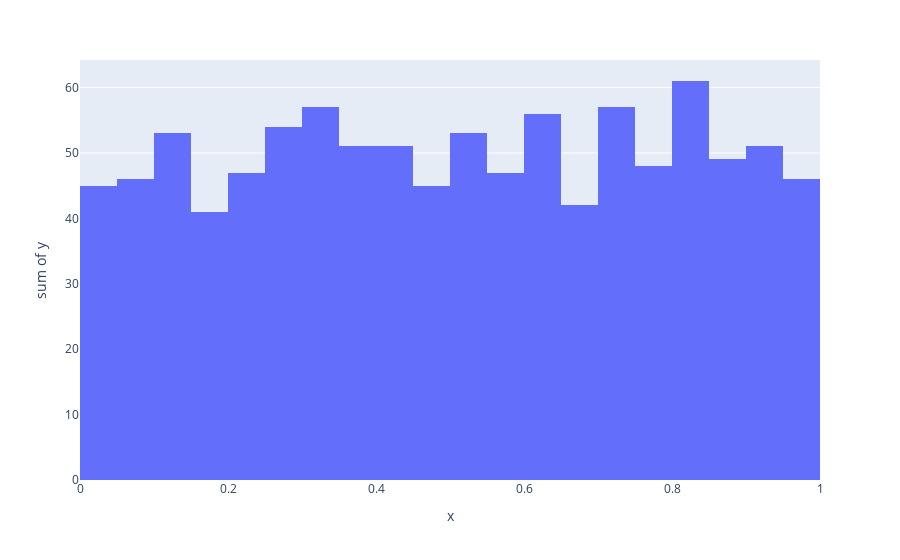

This figure's notebook cell:
### Markdown cell above
## Inferential Statistics

### Code cell
# Example 3-15. Exploring the central limit theorem in Python 
# Samples of the uniform distribution will average out to a normal distribution.
import random
import plotly.express as px

sample_size = 1
sample_count = 1000

# Central limit theorem, 1000 samples each with 31
# random numbers between 0.0 and 1.0
x_values = [(sum([random.uniform(0.0, 1.0) for i in range(sample_size)]) / \
    sample_size)
            for _ in range(sample_count)]

y_values = [1 for _ in range(sample_count)]

px.histogram(x=x_values, y = y_values, nbins=20).show()

### Figure 1 — Plotly figure (JSON) as saved in the notebook; plotly's stock layout.template omitted (floating-point values rounded to 4 significant figures; data arrays with more than 128 entries replaced by an {"elided": "..."} marker saying what was removed)
{"data": [{"alignmentgroup": "True", "bingroup": "x", "histfunc": "sum", "hovertemplate": "x=%{x}<br>sum of y=%{y}<extra></extra>", "legendgroup": "", "marker": {"color": "#636efa", "pattern": {"shape": ""}}, "name": "", "nbinsx": 20, "offsetgroup": "", "orientation": "v", "showlegend": false, "type": "histogram", "x": {"elided": "1000 float values"}, "xaxis": "x", "y": {"elided": "1000 int values"}, "yaxis": "y"}], "layout": {"barmode": "relative", "legend": {"tracegroupgap": 0}, "margin": {"t": 60}, "xaxis": {"anchor": "y", "domain": [0, 1], "title": {"text": "x"}}, "yaxis": {"anchor": "x", "domain": [0, 1], "title": {"text": "sum of y"}}}}
